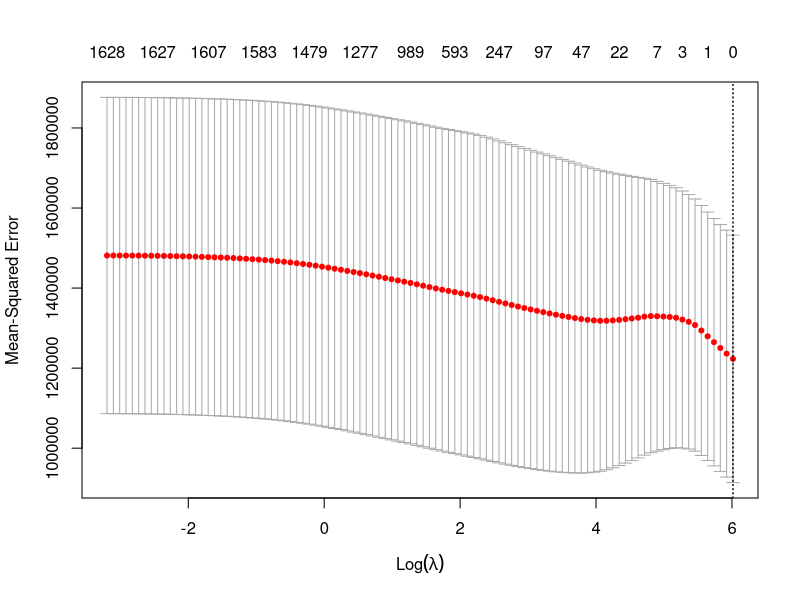
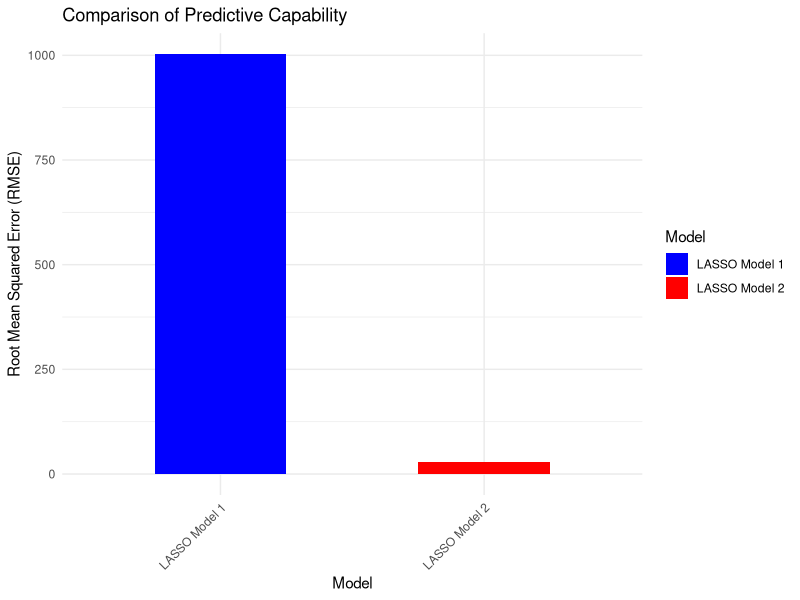

The R script that drew these images, in order:
## ---- chunk 1
knitr::opts_chunk$set(echo = TRUE)

# Check if packages are installed, install them if they are not
packages <- c("readxl", "dplyr", "glmnet", "caret", "tidyr")
new_packages <- packages[!(packages %in% installed.packages()[,"Package"])]
if(length(new_packages)) install.packages(new_packages)

library(readxl)
library(dplyr)
library(tidyr)
library(caret)
library(glmnet)

# Load the dataset
data <- read_excel("cleaned_data_project.xlsx")

# Preview the data
head(data)

# Replace NA values with 0 for numeric columns and "Unknown" for character columns
data <- data %>%
  mutate(across(where(is.numeric), ~ replace_na(., 0))) %>%
  mutate(across(where(is.character), ~ replace_na(., "Unknown")))

# Selecting relevant columns for the regression
# (Modify this part based on the columns you want to include)
data_model <- data %>% select(price, bedrooms, bathrooms, square_feet) # Add other columns as needed

# Create model matrix
x <- model.matrix(price ~ . - 1, data = data_model)

# Set seed for reproducibility
set.seed(123)

# Splitting the data into training and testing sets
splitIndex <- createDataPartition(data_model$price, p = .80, list = FALSE, times = 1)

train <- x[splitIndex, ]
test <- x[-splitIndex, ]
y_train <- data_model$price[splitIndex]
y_test <- data_model$price[-splitIndex]

# Fit the LASSO model with cross-validation
cv_fit_1 <- cv.glmnet(train, y_train, alpha = 1)
plot(cv_fit_1)

# Predict on test set
predictions <- predict(cv_fit_1, s = "lambda.min", newx = test)
rmse_1 <- sqrt(mean((predictions - y_test) ^ 2))


# Evaluate the model
postResample(predictions, y_test)

rmse_1
cv_fit_1$lambda.min

## ---- chunk 2

packages <- c("tidyverse", "glmnet", "caret", "ModelMetrics")
new_packages <- packages[!(packages %in% installed.packages()[,"Package"])]
if(length(new_packages)) install.packages(new_packages)

# Load necessary libraries
library(tidyverse)
library(glmnet)
library(caret)
library(ModelMetrics)

# Load the dataset (replace with your actual file path)
data <- read_excel("cleaned_data_project.xlsx")

# Data Preprocessing
# Replace NA values in numeric columns with 0
data <- data %>% 
  mutate(across(where(is.numeric), ~ replace_na(., 0)))

# Scaling features
numeric_columns <- sapply(data, is.numeric)
data_scaled <- as.data.frame(scale(data[, numeric_columns]))

# Adding Polynomial Features manually
poly_features <- data_scaled %>% 
  mutate(across(everything(), list(~ .^2, ~ .^3), .names = "{.col}_{.fn}"))

# Ensure no missing values are present
poly_features[is.na(poly_features)] <- 0

# Preparing for LASSO Regression
set.seed(123)
split <- createDataPartition(data$price, p = 0.8, list = FALSE)
train <- poly_features[split, ]
test <- poly_features[-split, ]
y_train <- data$price[split]
y_test <- data$price[-split]

# Fit LASSO model using cross-validation
cv_fit_2 <- cv.glmnet(as.matrix(train), y_train, alpha = 1)

# Predicting on the training set
train_predictions <- predict(cv_fit_2, s = "lambda.min", newx = as.matrix(train))

# Calculating RMSE for the training set
rmse_train <- sqrt(mean((train_predictions - y_train) ^ 2))


# Predicting and Evaluating
predictions <- predict(cv_fit_2, s = "lambda.min", newx = as.matrix(test))
rmse_2 <- sqrt(mean((predictions - y_test) ^ 2))

# Output RMSE and optimal lambda
rmse_train
rmse_2

print("Interestingly the RMSE is lower in the test set than the train set. This potentially means the model is not overfitting which is interesting as the RMSE has decreased by an alarmingly signifignt amount from the raw to refined version. Despite this I still belive the model is overfitting.")
cv_fit_2$lambda.min

## ---- chunk 3

# Assuming you already have 'rmse_1' and 'rmse_2' representing RMSE values for the two models

# Create a data frame for plotting
model_names <- c("LASSO Model 1", "LASSO Model 2")
rmse_values <- c(rmse_1, rmse_2)
results_df <- data.frame(Model = model_names, RMSE = rmse_values)

# Create a bar chart
library(ggplot2)
# Create a bar chart with thinner bars
ggplot(results_df, aes(x = Model, y = RMSE, fill = Model)) +
  geom_bar(stat = "identity", width = 0.5) +  # Adjust width here
  labs(title = "Comparison of Predictive Capability",
       y = "Root Mean Squared Error (RMSE)") +
  theme_minimal() +
  theme(axis.text.x = element_text(angle = 45, hjust = 1)) +
  scale_fill_manual(values = c("LASSO Model 1" = "blue", "LASSO Model 2" = "red"))

